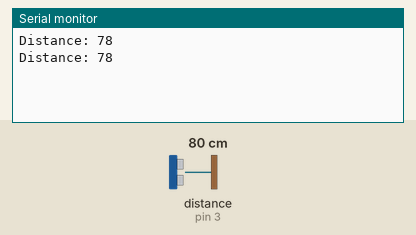
The sketch below on a simulated Arduino Uno, built with avr-gcc and run on an emulated ATmega328P. Parts: the last lines printed to the serial monitor. Wiring (inferred from the names in the program): ultrasonic range finder: trigger pin 2; echo pin 3. Inputs (shaded band) come from the test bench; at power-on: distance to the obstacle (sensor on pin 3) 80 cm. The echo pulse lasts 58.3 µs per cm.

Above: at 1.8 s.
1.9 s: distance to the obstacle (sensor on pin 3) set to 2 cm
At 2.8 s:
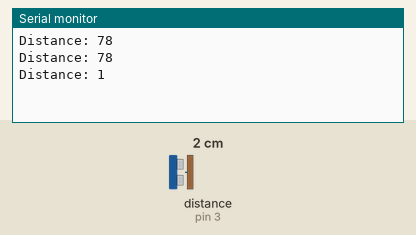
3.4 s: distance to the obstacle (sensor on pin 3) set to 4 cm
At 4.6 s:
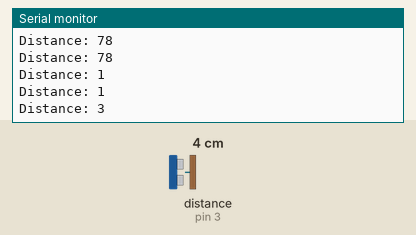
Timing chart, 0 to 6.4 s (numbered marks = the images above; inputs shaded):
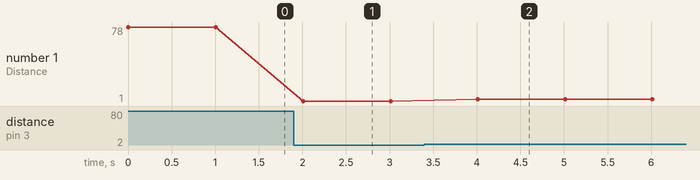

The sketch:

sketch_hcsr04_distance.ino
```cpp
/*
    Ahsan Habib (habib@deakin.edu.au),
    School of Information Technology,
    Deakin University, Australia.
*/

const int trigger = 2;
const int echo = 3;

int getUltrasonicDistance(){
  // Function to retreive the distance reading of the ultrasonic sensor
  long duration;
  int distance;

  // Assure the trigger pin is LOW:
  digitalWrite(trigger, LOW);
  // Brief pause:
  delayMicroseconds(5);

  // Trigger the sensor by setting the trigger to HIGH:
  digitalWrite(trigger, HIGH);
  // Wait a moment before turning off the trigger:
  delayMicroseconds(10);
  // Turn off the trigger:
  digitalWrite(trigger, LOW);

  // Read the echo pin:
  duration = pulseIn(echo, HIGH);
  // Calculate the distance in centimeter (CM):
  distance = duration * 0.034 / 2;

  // Uncomment this line to return value in IN instead of CM:
  //distance = distance * 0.3937008

  // Return the distance read from the sensor:
  return distance;
}

void setup() {
  // Define inputs and outputs:
  pinMode(trigger, OUTPUT);
  pinMode(echo, INPUT);

  // Start the serial monitor:
  Serial.begin(9600);
}

void loop() {
  // Print the distance to the serial monitor:
  Serial.print("Distance: ");
  Serial.println(getUltrasonicDistance());

  // Wait one second before continuing:
  delay(1000);
}
```

Measured:
- after the input at 1.9 s, the serial monitor: prints a new line after 0.11 s (image 1)
- after the input at 3.4 s, the serial monitor: prints a new line after 0.61 s (image 2)
- plotted number 1: 78 → 1 after the input at 1.9 s, 1 → 3 after the input at 3.4 s
